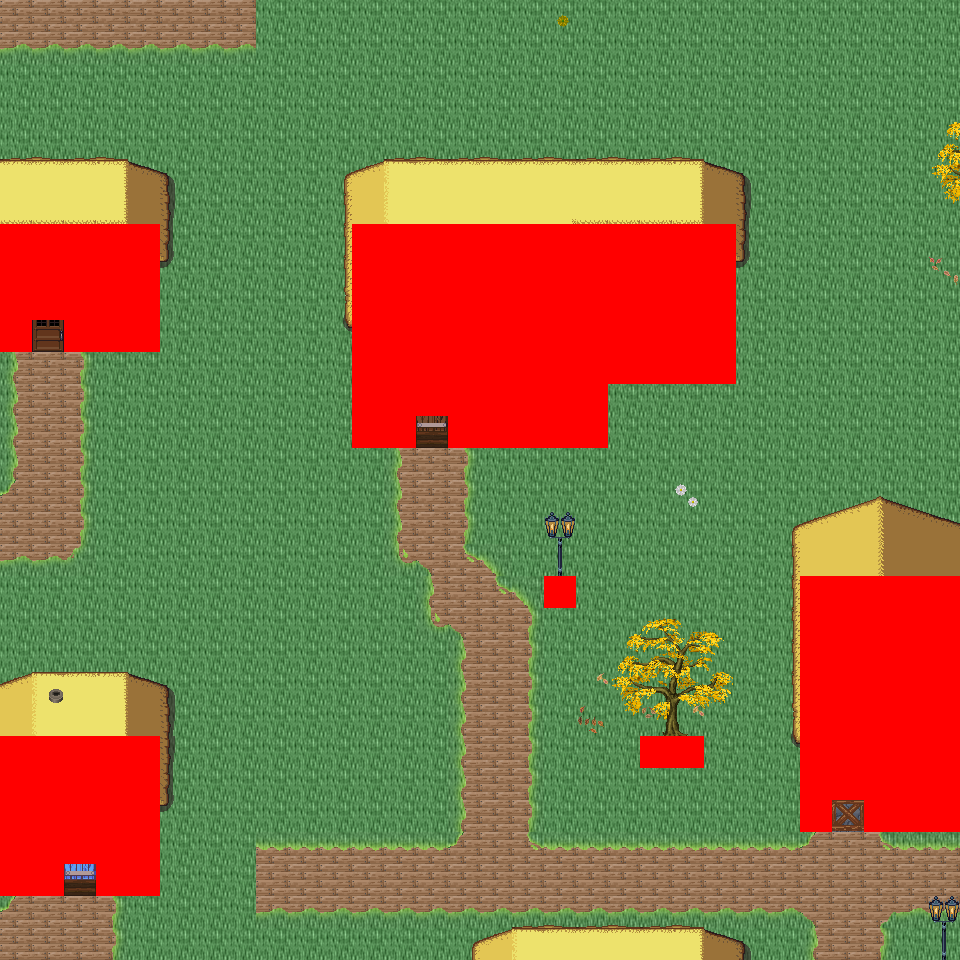

This game map was drawn from its Tiled (.tmx) file and the tilesets committed beside it. A one-line description and the trimmed map source follow:
An orthogonal 30x30 tile map with 32x32 px tiles, 6 tile layers (Ground, Object, Object2, Above, ...), 45 tilesets and 5 objects (5x mapExit).

<map version="1.0" orientation="orthogonal" renderorder="right-down" width="30" height="30" tilewidth="32" tileheight="32" nextobjectid="6">
  <tileset firstgid="1" name="tileset_logic_collision" tilewidth="32" tileheight="32" tilecount="1" columns="1">
    <image source="../drawable/tileset_logic_collision.png" width="32" height="32" />
  </tileset>
  <tileset firstgid="2" name="tileset_ground_ground" tilewidth="32" tileheight="32" tilecount="33" columns="3">
    <image source="../drawable/tileset_ground_ground.png" width="96" height="352" />
  </tileset>
  <tileset firstgid="35" name="tileset_building_castle" tilewidth="32" tileheight="32" tilecount="320" columns="20">
    <image source="../drawable/tileset_building_castle.png" width="640" height="512" />
  </tileset>
  <tileset firstgid="355" name="tileset_item_weapon_cannon" tilewidth="32" tileheight="32" tilecount="12" columns="3">
    <image source="../drawable/tileset_item_weapon_cannon.png" width="96" height="128" />
  </tileset>
  <tileset firstgid="367" name="tileset_item_pot_barrels_1" tilewidth="32" tileheight="32" tilecount="8" columns="4">
    <image source="../drawable/tileset_item_pot_barrels_1.png" width="128" height="64" />
  </tileset>
  <tileset firstgid="375" name="tileset_ground_grass_edges" tilewidth="32" tileheight="32" tilecount="36" columns="12">
    <image source="../drawable/tileset_ground_grass_edges.png" width="384" height="96" />
  </tileset>
  <tileset firstgid="411" name="tileset_ground_grass_corners" tilewidth="32" tileheight="32" tilecount="24" columns="6">
    <image source="../drawable/tileset_ground_grass_corners.png" width="192" height="128" />
  </tileset>
  <tileset firstgid="435" name="tileset_plant_vine" tilewidth="32" tileheight="32" tilecount="3" columns="1">
    <image source="../drawable/tileset_plant_vine.png" width="32" height="96" />
  </tileset>
  <tileset firstgid="438" name="tileset_ground_water_pool" tilewidth="32" tileheight="32" tilecount="72" columns="3">
    <image source="../drawable/tileset_ground_water_pool.png" width="96" height="768" />
  </tileset>
  <tileset firstgid="510" name="tileset_ground_earth_edges" tilewidth="32" tileheight="32" tilecount="18" columns="6">
    <image source="../drawable/tileset_ground_earth_edges.png" width="192" height="96" />
  </tileset>
  <tileset firstgid="528" name="tileset_building_decoration_chimney" tilewidth="32" tileheight="32" tilecount="2" columns="1">
    <image source="../drawable/tileset_building_decoration_chimney.png" width="32" height="64" />
  </tileset>
  <tileset firstgid="530" name="tileset_building_decoration_chimney_big" tilewidth="32" tileheight="32" tilecount="2" columns="1">
    <image source="../drawable/tileset_building_decoration_chimney_big.png" width="32" height="64" />
  </tileset>
  <tileset firstgid="532" name="tileset_plant_tree_fall_trees" tilewidth="32" tileheight="32" tilecount="40" columns="8">
    <image source="../drawable/tileset_plant_tree_fall_trees.png" width="256" height="160" />
  </tileset>
  <tileset firstgid="572" name="tileset_plant_tree_chestnut_tree" tilewidth="32" tileheight="32" tilecount="20" columns="4">
    <image source="../drawable/tileset_plant_tree_chestnut_tree.png" width="128" height="160" />
  </tileset>
  <tileset firstgid="592" name="tileset_plant_bush_hedge" tilewidth="32" tileheight="32" tilecount="35" columns="5">
    <image source="../drawable/tileset_plant_bush_hedge.png" width="160" height="224" />
  </tileset>
  <tileset firstgid="627" name="tileset_item_statue_gazingball_statue" tilewidth="32" tileheight="32" tilecount="12" columns="3">
    <image source="../drawable/tileset_item_statue_gazingball_statue.png" width="96" height="128" />
  </tileset>
  <tileset firstgid="639" name="tileset_plant_flower_red_blue_clusters" tilewidth="32" tileheight="32" tilecount="4" columns="1">
    <image source="../drawable/tileset_plant_flower_red_blue_clusters.png" width="32" height="128" />
  </tileset>
  <tileset firstgid="643" name="tileset_ground_cobbled_paving" tilewidth="32" tileheight="32" tilecount="1" columns="1">
    <image source="../drawable/tileset_ground_cobbled_paving.png" width="32" height="32" />
  </tileset>
  <tileset firstgid="644" name="tileset_furniture_light_lamp_blue" tilewidth="32" tileheight="32" tilecount="3" columns="1">
    <image source="../drawable/tileset_furniture_light_lamp_blue.png" width="32" height="96" />
  </tileset>
  <tileset firstgid="647" name="tileset_light_dim_light_7x5" tilewidth="32" tileheight="32" tilecount="35" columns="7">
    <image source="../drawable/tileset_light_dim_light_7x5.png" width="224" height="160" />
  </tileset>
  <tileset firstgid="682" name="tileset_light_light_5x5" tilewidth="32" tileheight="32" tilecount="25" columns="5">
    <image source="../drawable/tileset_light_light_5x5.png" width="160" height="160" />
  </tileset>
  <tileset firstgid="707" name="tileset_plant_leaves" tilewidth="32" tileheight="32" tilecount="8" columns="4">
    <image source="../drawable/tileset_plant_leaves.png" width="128" height="64" />
  </tileset>
  <tileset firstgid="715" name="tileset_plant_flower_flowers_mixed" tilewidth="32" tileheight="32" tilecount="16" columns="4">
    <image source="../drawable/tileset_plant_flower_flowers_mixed.png" width="128" height="128" />
  </tileset>
  <tileset firstgid="731" name="tileset_plant_bush_large_green" tilewidth="32" tileheight="32" tilecount="9" columns="3">
    <image source="../drawable/tileset_plant_bush_large_green.png" width="96" height="96" />
  </tileset>
  <tileset firstgid="740" name="tileset_plant_bush_hosta" tilewidth="32" tileheight="32" tilecount="9" columns="3">
    <image source="../drawable/tileset_plant_bush_hosta.png" width="96" height="96" />
  </tileset>
  <tileset firstgid="749" name="tileset_item_statue_fairypool" tilewidth="32" tileheight="32" tilecount="16" columns="2">
    <image source="../drawable/tileset_item_statue_fairypool.png" width="64" height="256" />
  </tileset>
  <tileset firstgid="765" name="tileset_item_statue_grey_stone" tilewidth="32" tileheight="32" tilecount="4" columns="2">
    <image source="../drawable/tileset_item_statue_grey_stone.png" width="64" height="64" />
  </tileset>
  <tileset firstgid="769" name="tileset_item_statue_plants_potted_stone" tilewidth="32" tileheight="32" tilecount="6" columns="3">
    <image source="../drawable/tileset_item_statue_plants_potted_stone.png" width="96" height="64" />
  </tileset>
  <tileset firstgid="775" name="tileset_plant_flower_daisy_blue" tilewidth="32" tileheight="32" tilecount="8" columns="2">
    <image source="../drawable/tileset_plant_flower_daisy_blue.png" width="64" height="128" />
  </tileset>
  <tileset firstgid="783" name="tileset_plant_flower_daisy_red" tilewidth="32" tileheight="32" tilecount="8" columns="2">
    <image source="../drawable/tileset_plant_flower_daisy_red.png" width="64" height="128" />
  </tileset>
  <tileset firstgid="791" name="tileset_plant_flower_daisy_white" tilewidth="32" tileheight="32" tilecount="8" columns="2">
    <image source="../drawable/tileset_plant_flower_daisy_white.png" width="64" height="128" />
  </tileset>
  <tileset firstgid="799" name="tileset_plant_flower_daisy_yellow" tilewidth="32" tileheight="32" tilecount="8" columns="2">
    <image source="../drawable/tileset_plant_flower_daisy_yellow.png" width="64" height="128" />
  </tileset>
  <tileset firstgid="807" name="tileset_furniture_chair_bench_white" tilewidth="32" tileheight="32" tilecount="8" columns="2">
    <image source="../drawable/tileset_furniture_chair_bench_white.png" width="64" height="128" />
  </tileset>
  <tileset firstgid="815" name="tileset_plant_bush_bricked_bushes" tilewidth="32" tileheight="32" tilecount="6" columns="2">
    <image source="../drawable/tileset_plant_bush_bricked_bushes.png" width="64" height="96" />
  </tileset>
  <tileset firstgid="821" name="tileset_plant_stump_small_stump" tilewidth="32" tileheight="32" tilecount="4" columns="2">
    <image source="../drawable/tileset_plant_stump_small_stump.png" width="64" height="64" />
  </tileset>
  <tileset firstgid="825" name="tileset_item_firewood" tilewidth="32" tileheight="32" tilecount="12" columns="3">
    <image source="../drawable/tileset_item_firewood.png" width="96" height="128" />
  </tileset>
  <tileset firstgid="837" name="tileset_item_campfires" tilewidth="32" tileheight="32" tilecount="2" columns="2">
    <image source="../drawable/tileset_item_campfires.png" width="64" height="32" />
  </tileset>
  <tileset firstgid="839" name="tileset_building_wall_int_sandstone" tilewidth="32" tileheight="32" tilecount="15" columns="3">
    <image source="../drawable/tileset_building_wall_int_sandstone.png" width="96" height="160" />
  </tileset>
  <tileset firstgid="854" name="tileset_logic_creature_rodent" tilewidth="32" tileheight="32" tilecount="8" columns="8">
    <image source="../drawable/tileset_logic_creature_rodent.png" width="256" height="32" />
  </tileset>
  <tileset firstgid="862" name="tileset_ground_ground_3" tilewidth="32" tileheight="32" tilecount="5" columns="5">
    <image source="../drawable/tileset_ground_ground_3.png" width="160" height="32" />
  </tileset>
  <tileset firstgid="867" name="tileset_building_cottage" tilewidth="32" tileheight="32" tilecount="256" columns="16">
    <image source="../drawable/tileset_building_cottage.png" width="512" height="512" />
  </tileset>
  <tileset firstgid="1123" name="tileset_building_roof_thatched_roof" tilewidth="32" tileheight="32" tilecount="256" columns="16">
    <image source="../drawable/tileset_building_roof_thatched_roof.png" width="512" height="512" />
  </tileset>
  <tileset firstgid="1379" name="tileset_building_door_doors" tilewidth="32" tileheight="32" tilecount="256" columns="16">
    <image source="../drawable/tileset_building_door_doors.png" width="512" height="512" />
  </tileset>
  <tileset firstgid="1635" name="tileset_building_window_windows" tilewidth="32" tileheight="32" tilecount="256" columns="16">
    <image source="../drawable/tileset_building_window_windows.png" width="512" height="512" />
  </tileset>
  <tileset firstgid="1891" name="tileset_logic_portal" tilewidth="32" tileheight="32" tilecount="24" columns="8">
    <image source="../drawable/tileset_logic_portal.png" width="256" height="96" />
  </tileset>
  <layer name="Ground" width="30" height="30">
    <data>[900 cells, 900 non-empty, 7 distinct tile ids]</data>
  </layer>
  <layer name="Object" width="30" height="30">
    <data>[900 cells, 194 non-empty, 51 distinct tile ids]</data>
  </layer>
  <layer name="Object2" width="30" height="30">
    <data>[900 cells, 29 non-empty, 18 distinct tile ids]</data>
  </layer>
  <layer name="Above" width="30" height="30">
    <data>[900 cells, 235 non-empty, 57 distinct tile ids]</data>
  </layer>
  <layer name="Above2" width="30" height="30">
    <data>[900 cells, 2 non-empty, 2 distinct tile ids]</data>
  </layer>
  <layer name="Walkable" width="30" height="30">
    <data>[900 cells, 160 non-empty, 1 distinct tile ids]</data>
  </layer>
  <objectgroup name="MapEvents">
    <object id="1" name="north" type="mapExit" x="0" y="0" width="960" height="32">
      <properties>
        <property name="map" value="level_0_x21_y59" />
        <property name="x" value="0" />
        <property name="y" value="28" />
      </properties>
    </object>
    <object id="2" name="south" type="mapExit" x="0" y="928" width="960" height="32">
      <properties>
        <property name="map" value="level_0_x21_y61" />
        <property name="x" value="0" />
        <property name="y" value="1" />
      </properties>
    </object>
    <object id="3" name="west" type="mapExit" x="0" y="0" width="32" height="224">
      <properties>
        <property name="map" value="level_0_x20_y60" />
        <property name="x" value="28" />
        <property name="y" value="0" />
      </properties>
    </object>
    <object id="4" name="west2" type="mapExit" x="0" y="352" width="32" height="384">
      <properties>
        <property name="map" value="level_0_x20_y60" />
        <property name="x" value="28" />
        <property name="y" value="11" />
      </properties>
    </object>
    <object id="5" name="west3" type="mapExit" x="0" y="896" width="32" height="64">
      <properties>
        <property name="map" value="level_0_x20_y60" />
        <property name="x" value="28" />
        <property name="y" value="28" />
      </properties>
    </object>
  </objectgroup>
</map>
